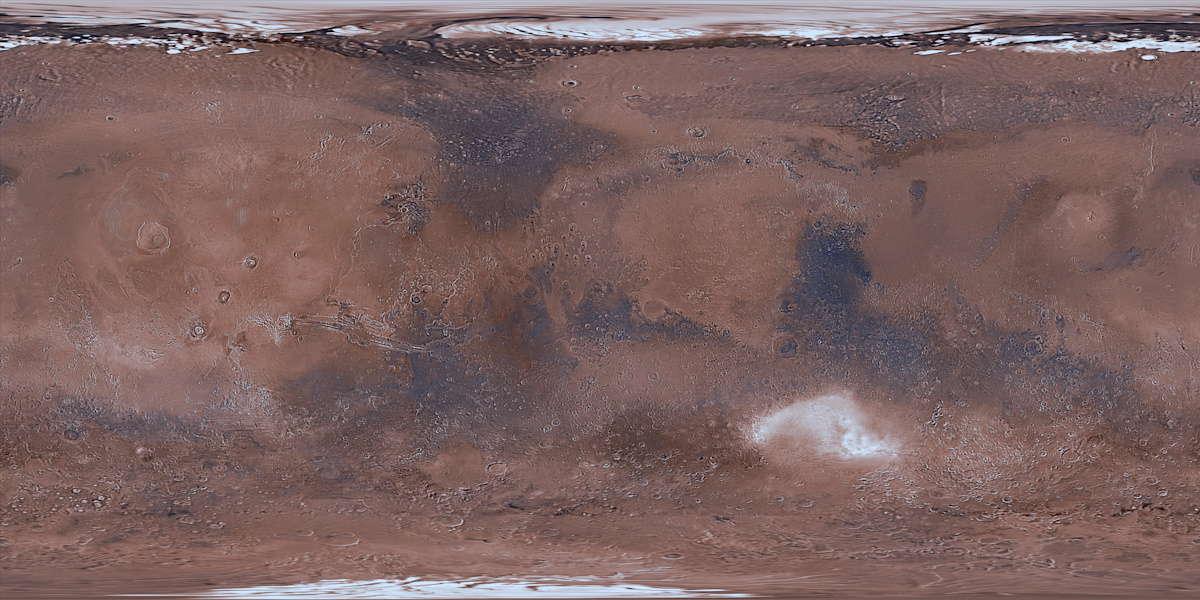
#> input picture maps/viking1200.jpg, 1200 x 600 px
$ python make_tiles.py
#> lines starting #> are read from the running program, lines starting #| are printed output that depends on the picture
#> in gen_tiles, img is the input picture: PIL image 1200x600 RGB; mean R, G, B 124, 98.7, 97.2
import os, time, random
from PIL import Image
import numpy as np
import matplotlib.pyplot as plt
import matplotlib.image as mpimg
from scipy import ndimage

def create_tile(seed, img, x, y, size, path, level, max_level):
    # Create directory for this tile
#> called with seed = 12345, x = 0, y = 0, size = 240, path = 'tiles_12345', level = 1, max_level = 1
    tile_path = os.path.join(path, f'level_{level}_x_{x}_y_{y}')
    os.makedirs(tile_path, exist_ok=True)

    # Crop the image to this tile and zoom
    tile_img = img.crop((x, y, x + size, y + size))
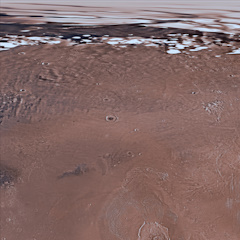
#> tile_img: PIL image 240x240 RGB; mean R, G, B 131.7, 104.8, 102.5
    tile_img = tile_img.resize((300, 300), Image.NEAREST)
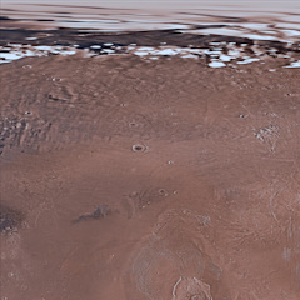
#> tile_img: PIL image 300x300 RGB; mean R, G, B 131.7, 104.8, 102.5

    # Add more noise
    np.random.seed(seed + x + y + level)
    noise = np.random.normal(0, 25, (300, 300, 3))
    noise_img = Image.fromarray((np.array(tile_img) + noise).clip(0, 255).astype(np.uint8))
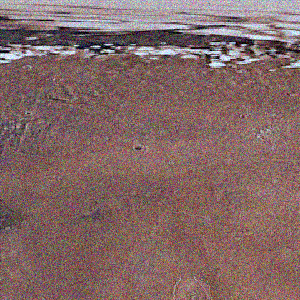
#> noise_img: PIL image 300x300 RGB; mean R, G, B 131.1, 104.1, 102

    # Save the image
    tile_image_path = os.path.join(tile_path, f'level_{level}_x_{x}_y_{y}.jpg')
    noise_img.save(tile_image_path)

    # Display every image (change condition to toggle this functionality)
    if random.random() < 0.25:
        img=mpimg.imread(tile_image_path)
        plt.figure()
        plt.imshow(img)
        plt.title(f'level_{level}_x_{x}_y_{y}')
        plt.axis('off')
        plt.draw()
        plt.pause(3)
        plt.close()

    if level < max_level:
        for i in range(5):
            for j in range(5):
                create_tile(seed, noise_img, i*size//5, j*size//5, size//5, tile_path, level+1, max_level)

def gen_tiles(seed, img_path, max_level):
    img = Image.open(img_path)
    top_dir = f'tiles_{seed}'
    os.makedirs(top_dir, exist_ok=True)
    plt.ion()

    for i in range(5):
        for j in range(5):
            create_tile(seed, img, i*img.width//5, j*img.height//5, img.width//5, top_dir, 1, max_level)

# Generate one level of resolution
gen_tiles(12345, 'viking1200.jpg', 1)
